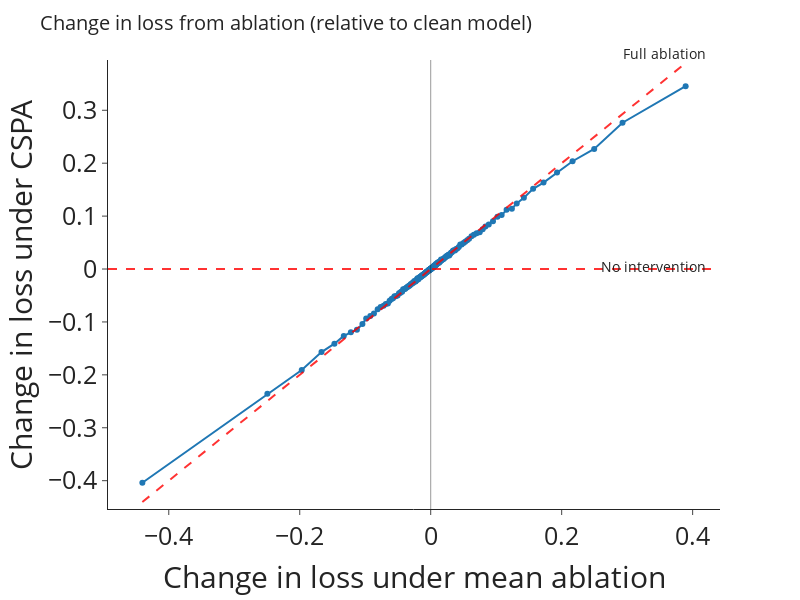
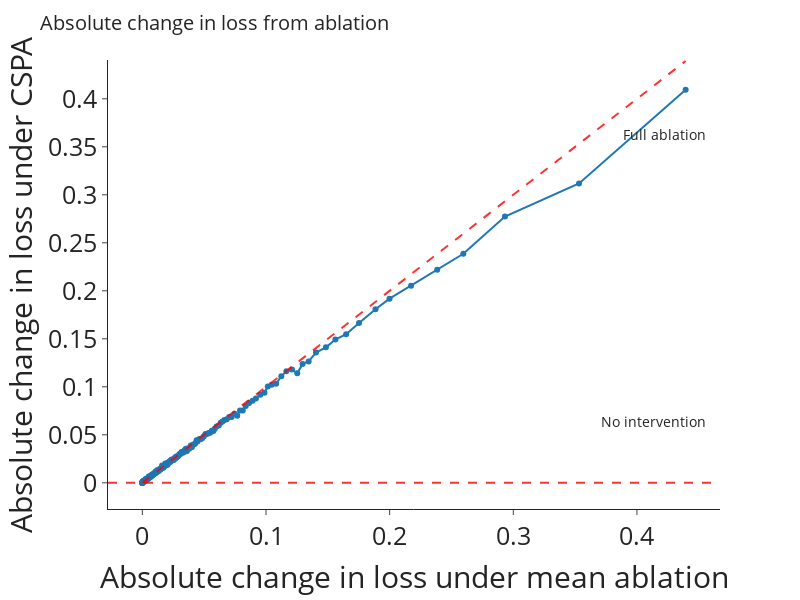
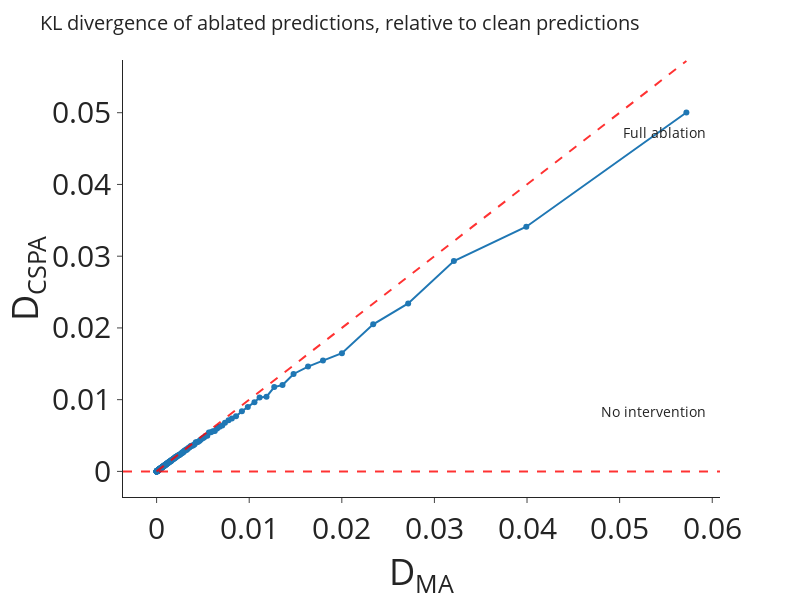

Write notebook code for charts like these, in order.
### Code cell
# fig_dict = generate_scatter(cspa_results_qk_ov, DATA_STR_TOKS_PARSED, batch_index_colors_to_highlight=[51, 300])
fig_line_loss = generate_loss_based_scatter(cspa_results_qk_ov, nbins=200, values="loss")
fig_line_loss_absolute = generate_loss_based_scatter(cspa_results_qk_ov, nbins=200, values="loss-absolute")
fig_line_kl = generate_loss_based_scatter(cspa_results_qk_ov, nbins=200, values="kl-div")

kl_div_ablated_to_orig = cspa_results_qk_ov["kl_div_ablated_to_orig"].mean()
kl_div_cspa_to_orig = cspa_results_qk_ov["kl_div_cspa_to_orig"].mean()

# normed_loss_ablated_to_orig = cspa_results_qk_ov
l_orig = cspa_results_qk_ov["loss"].flatten()
l_abl = cspa_results_qk_ov["loss_ablated"].flatten()
l_cspa = cspa_results_qk_ov["loss_cspa"].flatten()
# title = "Change in loss from ablation (relative to clean model)"

xaxis_values = l_abl - l_orig
yaxis_values = l_cspa - l_orig
# if values == "loss-absolute":
xaxis_values = xaxis_values.abs()**2
yaxis_values = yaxis_values.abs()**2
# title = "Absolute change in loss from ablation"

normed_loss_performance_recovered = 1 - yaxis_values.mean() / xaxis_values.mean()
print("Normed recovery", normed_loss_performance_recovered.mean())

for i in range(1, 100):
    ma_max = fig_line_loss_absolute.data[0].x[-i]
    cspa_max = fig_line_loss_absolute.data[0].y[-i]
    print(f"{i}th most extreme quantile: fraction explained = 1 - ({cspa_max:.3f}/{ma_max:.3f}) = {1 - cspa_max/ma_max:.3f}")

print(f"Mean KL divergence from ablated to original: {kl_div_ablated_to_orig:.4f}")
print(f"Mean KL divergence from CSPA to original: {kl_div_cspa_to_orig:.4f}")
print(f"Ratio = {kl_div_cspa_to_orig / kl_div_ablated_to_orig:.3f}")
print(f"Performance explained = {1 - kl_div_cspa_to_orig / kl_div_ablated_to_orig:.3f}")
ma_max = fig_loss_line_kl.data[0].x[-1]
cspa_max = fig_loss_line_kl.data[0].y[-1]
print(f"Most extreme quantile: fraction explained = 1 - ({cspa_max:.3f}/{ma_max:.3f}) = {1 - cspa_max/ma_max:.3f}")

### Figure 1 — Plotly figure (JSON) as saved in the notebook; plotly's stock layout.template omitted (floating-point values rounded to 4 significant figures; data arrays with more than 128 entries replaced by an {"elided": "..."} marker saying what was removed)
{"data": [{"hovertemplate": "Change in loss under mean ablation=%{x}<br>Change in loss under CSPA=%{y}<extra></extra>", "legendgroup": "", "marker": {"color": "#1F77B4", "symbol": "circle"}, "mode": "markers+lines", "name": "", "orientation": "v", "showlegend": false, "type": "scatter", "x": {"elided": "199 float values"}, "xaxis": "x", "y": {"elided": "199 float values"}, "yaxis": "y"}], "layout": {"annotations": [{"align": "left", "font": {"size": 14}, "showarrow": false, "text": "No intervention", "x": 0.98, "xanchor": "right", "xref": "paper", "y": 0.54, "yref": "paper"}, {"align": "left", "font": {"size": 14}, "showarrow": false, "text": "Full ablation", "x": 0.98, "xanchor": "right", "xref": "paper", "y": 1.04, "yref": "paper"}], "font": {"size": 25}, "height": 600, "hoverdistance": 100, "legend": {"tracegroupgap": 0}, "margin": {"t": 60}, "shapes": [{"line": {"color": "red", "dash": "dash", "width": 2}, "opacity": 0.8, "type": "line", "x0": -0.4403, "x1": 0.3893, "y0": -0.4403, "y1": 0.3893}, {"line": {"color": "red", "dash": "dash", "width": 2}, "opacity": 0.8, "type": "line", "x0": 0, "x1": 1, "xref": "x domain", "y0": 0, "y1": 0, "yref": "y"}, {"line": {"color": "black", "width": 1}, "opacity": 0.4, "type": "line", "x0": 0, "x1": 0, "xref": "x", "y0": 0, "y1": 1, "yref": "y domain"}], "showlegend": false, "spikedistance": 1000, "title": {"font": {"size": 20}, "text": "Change in loss from ablation (relative to clean model)"}, "width": 800, "xaxis": {"anchor": "y", "domain": [0, 1], "showspikes": true, "spikemode": "across", "title": {"text": "Change in loss under mean ablation"}}, "yaxis": {"anchor": "x", "domain": [0, 1], "showspikes": true, "spikethickness": 2, "title": {"text": "Change in loss under CSPA"}}}}

### Figure 2 — Plotly figure (JSON) as saved in the notebook; plotly's stock layout.template omitted (floating-point values rounded to 4 significant figures; data arrays with more than 128 entries replaced by an {"elided": "..."} marker saying what was removed)
{"data": [{"hovertemplate": "Absolute change in loss under mean ablation=%{x}<br>Absolute change in loss under CSPA=%{y}<extra></extra>", "legendgroup": "", "marker": {"color": "#1F77B4", "symbol": "circle"}, "mode": "markers+lines", "name": "", "orientation": "v", "showlegend": false, "type": "scatter", "x": {"elided": "199 float values"}, "xaxis": "x", "y": {"elided": "199 float values"}, "yaxis": "y"}], "layout": {"annotations": [{"align": "left", "font": {"size": 14}, "showarrow": false, "text": "No intervention", "x": 0.98, "xanchor": "right", "xref": "paper", "y": 0.17, "yref": "paper"}, {"align": "left", "font": {"size": 14}, "showarrow": false, "text": "Full ablation", "x": 0.98, "xanchor": "right", "xref": "paper", "y": 0.86, "yref": "paper"}], "font": {"size": 25}, "height": 600, "hoverdistance": 100, "legend": {"tracegroupgap": 0}, "margin": {"t": 60}, "shapes": [{"line": {"color": "red", "dash": "dash", "width": 2}, "opacity": 0.8, "type": "line", "x0": 3.433e-07, "x1": 0.4394, "y0": 3.433e-07, "y1": 0.4394}, {"line": {"color": "red", "dash": "dash", "width": 2}, "opacity": 0.8, "type": "line", "x0": 0, "x1": 1, "xref": "x domain", "y0": 0, "y1": 0, "yref": "y"}], "showlegend": false, "spikedistance": 1000, "title": {"font": {"size": 20}, "text": "Absolute change in loss from ablation"}, "width": 800, "xaxis": {"anchor": "y", "domain": [0, 1], "showspikes": true, "spikemode": "across", "title": {"text": "Absolute change in loss under mean ablation"}}, "yaxis": {"anchor": "x", "domain": [0, 1], "showspikes": true, "spikethickness": 2, "title": {"text": "Absolute change in loss under CSPA"}}}}

### Figure 3 — Plotly figure (JSON) as saved in the notebook; plotly's stock layout.template omitted (floating-point values rounded to 4 significant figures; data arrays with more than 128 entries replaced by an {"elided": "..."} marker saying what was removed)
{"data": [{"hovertemplate": "D<sub>MA</sub>=%{x}<br>D<sub>CSPA</sub>=%{y}<extra></extra>", "legendgroup": "", "marker": {"color": "#1F77B4", "symbol": "circle"}, "mode": "markers+lines", "name": "", "orientation": "v", "showlegend": false, "type": "scatter", "x": {"elided": "199 float values"}, "xaxis": "x", "y": {"elided": "199 float values"}, "yaxis": "y"}], "layout": {"annotations": [{"align": "left", "font": {"size": 14}, "showarrow": false, "text": "No intervention", "x": 0.98, "xanchor": "right", "xref": "paper", "y": 0.17, "yref": "paper"}, {"align": "left", "font": {"size": 14}, "showarrow": false, "text": "Full ablation", "x": 0.98, "xanchor": "right", "xref": "paper", "y": 0.86, "yref": "paper"}], "font": {"size": 30}, "height": 600, "hoverdistance": 100, "legend": {"tracegroupgap": 0}, "margin": {"t": 60}, "shapes": [{"line": {"color": "red", "dash": "dash", "width": 2}, "opacity": 0.8, "type": "line", "x0": -4.517e-08, "x1": 0.05721, "y0": -4.517e-08, "y1": 0.05721}, {"line": {"color": "red", "dash": "dash", "width": 2}, "opacity": 0.8, "type": "line", "x0": 0, "x1": 1, "xref": "x domain", "y0": 0, "y1": 0, "yref": "y"}], "showlegend": false, "spikedistance": 1000, "title": {"font": {"size": 20}, "text": "KL divergence of ablated predictions, relative to clean predictions"}, "width": 800, "xaxis": {"anchor": "y", "domain": [0, 1], "showspikes": true, "spikemode": "across", "title": {"text": "D<sub>MA</sub>"}}, "yaxis": {"anchor": "x", "domain": [0, 1], "showspikes": true, "spikethickness": 2, "title": {"text": "D<sub>CSPA</sub>"}}}}
